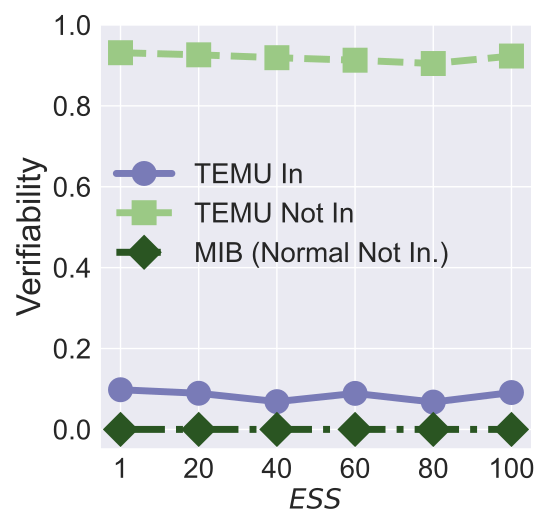

Source code (Python):


import numpy as np
import matplotlib.pyplot as plt

epsilon = 3
beta = 1 / epsilon


x=[1, 2, 3, 4, 5, 6]
# validation_for_plt =[97,95.8600, 94.9400, 93.5400, 93.2400]
# attack_for_plt=[0, 0.3524, 0, 0.1762, 0.1762]
# basic_for_plt=[99.8, 99.8, 99.8, 99.8, 99.8]

labels = ['1', '20', '40', '60', '80', '100' ]
# unl_org = [97.77, 97.55, 97.35, 97.29, 97.21, 97.21]

unl_mib = [0, 0, 0, 0, 0, 0]
unl_mib_bck = [0, 0.7, 0.7, 0.7, 0.7, 1]


# unl_hess_r = [96.6, 96.66, 96.04, 95.94, 95.85, 97.21]
unl_muv_includes = [0.0981, 0.0894, 0.0687, 0.0891, 0.0676,  0.0912]

unl_muv = [0.9314, 0.9262, 0.9191,  0.9129, 0.9047, 0.9232]
# unl_ss_wo = [94.32, 94.53, 94.78, 93.38, 94.04, 97.21]



plt.style.use('seaborn')
plt.figure(figsize=(5.5, 5.3))
l_w=5
m_s=15
marker_s = 3
markevery=1
#plt.figure(figsize=(8, 5.3))
#plt.plot(x, unl_fr, color='blue', marker='^', label='Retrain',linewidth=l_w, markersize=m_s)
plt.plot(x, unl_muv_includes, linestyle='-', color='#797BB7', marker='o', fillstyle='full', markevery=markevery,
         label='TEMU In', linewidth=l_w, markersize=m_s, markeredgewidth=marker_s)

#plt.plot(x, unl_ss_w, color='g',  marker='*',  label='PriMU$_{w}$',linewidth=l_w, markersize=m_s)
plt.plot(x, unl_muv, linestyle='--', color='#9BC985',  marker='s', fillstyle='full', markevery=markevery,
         label='TEMU Not In',linewidth=l_w, markersize=m_s, markeredgewidth=marker_s)


# plt.plot(x, unl_mib_bck, linestyle=':', color='r',  marker='^', fillstyle='none', markevery=markevery,
#          label='MIB (bac.)', linewidth=l_w,  markersize=m_s, markeredgewidth=marker_s)


plt.plot(x, unl_mib, linestyle='-.', color='#2A5522',  marker='D', fillstyle='full', markevery=markevery,
         label='MIB (Normal Not In.)',linewidth=l_w, markersize=m_s, markeredgewidth=marker_s)



#plt.plot(x, unl_vibu, color='silver',  marker='d',  label='VIBU',linewidth=4,  markersize=10)

# plt.plot(x, y_sa03, color='r',  marker='2',  label='AAAI21 A_acc, pr=0.3',linewidth=3, markersize=8)
# plt.plot(x, y_sa05, color='darkblue',  marker='4',  label='AAAI21 A_acc, pr=0.5',linewidth=3, markersize=8)
# plt.plot(x, y_ma03, color='darkviolet',  marker='3',  label='FedMC A_acc, pr=0.3',linewidth=3, markersize=8)
# plt.plot(x, y_ma05, color='cyan',  marker='p',  label='FedMC A_acc, pr=0.5',linewidth=3, markersize=8)


# plt.grid()
leg = plt.legend(fancybox=True, shadow=True)
# plt.xlabel('Malicious Client Ratio (%)' ,fontsize=16)
plt.ylabel('Verifiability' ,fontsize=24)
my_y_ticks = np.arange(0, 1.1, 0.2)
plt.yticks(my_y_ticks,fontsize=20)
plt.xlabel('$\it{ESS}$' ,fontsize=20)

plt.xticks(x, labels, fontsize=20)
# plt.title('CIFAR10 IID')

#plt.annotate(r"1e0", xy=(0.1, 1.01), xycoords='axes fraction', xytext=(-10, 10),textcoords='offset points', ha='right', va='center', fontsize=15)


# plt.title('(c) Utility Preservation', fontsize=24)
plt.legend(loc=(0.01, 0.4),fontsize=20)
plt.tight_layout()
#plt.title("MNIST")
plt.rcParams['figure.figsize'] = (2.0, 1)
plt.rcParams['image.interpolation'] = 'nearest'
plt.rcParams['figure.subplot.left'] = 0.11
plt.rcParams['figure.subplot.bottom'] = 0.08
plt.rcParams['figure.subplot.right'] = 0.977
plt.rcParams['figure.subplot.top'] = 0.969
plt.savefig('celeba_verifiability_sample_size_sim_analysis.pdf', format='pdf', dpi=200)
plt.show()
